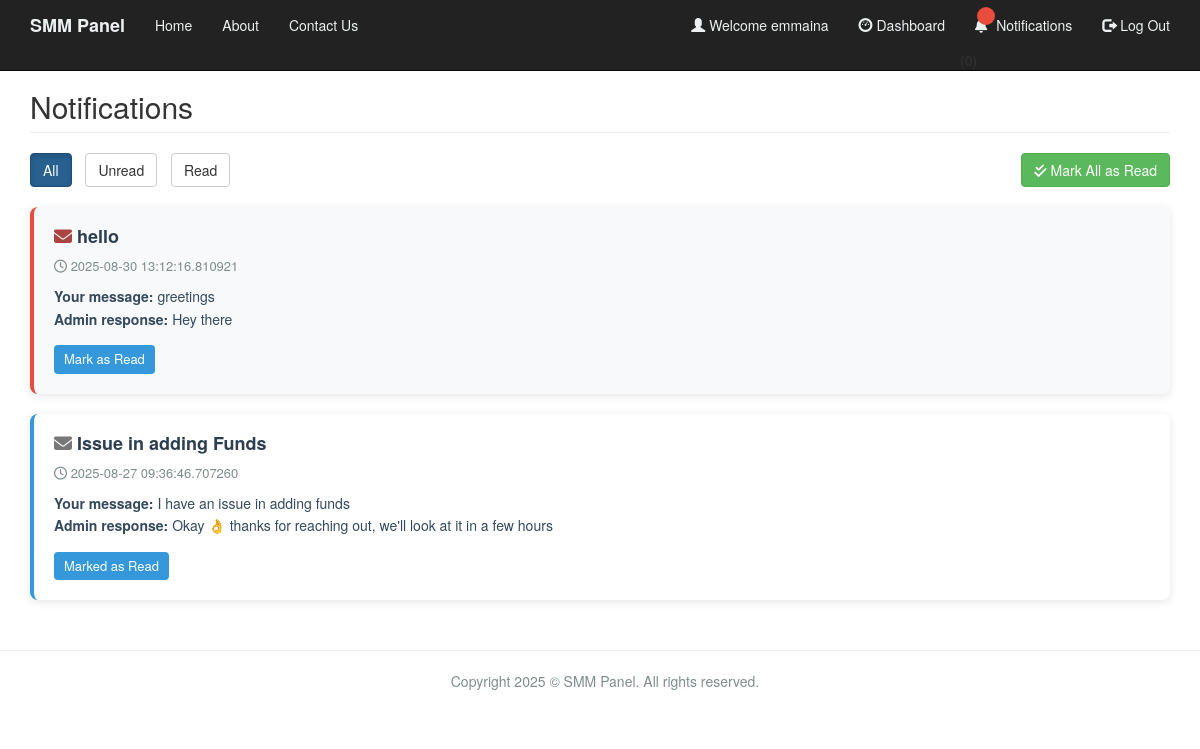
Page /notification.php (signed in) on the committed database.
### tables this page shows
CREATE TABLE `contact` (
  `id` int(11) NOT NULL,
  `Name` varchar(250) NOT NULL,
  `Email` varchar(250) NOT NULL,
  `Mobile` varchar(250) NOT NULL,
  `Subject` varchar(250) NOT NULL,
  `Message` varchar(250) NOT NULL,
  `Response` text DEFAULT NULL,
  `Status` enum('unread','read') DEFAULT 'unread',
  `created_at` timestamp(6) NOT NULL DEFAULT current_timestamp(6)
);

### notification.php (the view, shortened to what this page needs)
<?php
$conn = Connect();
$username = $_SESSION['login_user2'];
$query = "SELECT * FROM customer WHERE username = '$username'";
$result = mysqli_query($conn, $query);
?>
<!DOCTYPE html>
<html lang="en">
<head>
    <link rel="stylesheet" type = "text/css" href ="css/notification.css">
    <link rel="stylesheet" href="https://cdnjs.cloudflare.com/ajax/libs/font-awesome/6.4.0/css/all.min.css">
    <link rel="stylesheet" href="https://maxcdn.bootstrapcdn.com/bootstrap/3.4.1/css/bootstrap.min.css">
</head>
<body>
    <nav class="navbar navbar-inverse navbar-fixed-top">
        <div class="container">
            <div class="navbar-header">
                <a class="navbar-brand" href="index.php">SMM Panel</a>
            </div>
            <div class="collapse navbar-collapse" id="myNavbar">
                <ul class="nav navbar-nav">
                    <li><a href="index.php">Home</a></li>
                    <li><a href="aboutus.php">About</a></li>
                    <li><a href="contactus.php">Contact Us</a></li>
                </ul>
                <ul class="nav navbar-nav navbar-right">
                    <li><a href="#"><span class="glyphicon glyphicon-user"></span> Welcome <?php echo $_SESSION['login_user2']; ?> </a></li>
                    <li><a href="userdashboard.php"><span class="glyphicon glyphicon-dashboard"></span> Dashboard </a></li>
                    <li>
                        <a href="notification.php">
                            <span class="notification-icon">
                                <i class="fas fa-bell"></i>
                                <span class="notification-badge"></span>
                            </span>
                            Notifications
                        </a>
                    </li>
                    <li><a href="logout_u.php"><span class="glyphicon glyphicon-log-out"></span> Log Out </a></li>
                </ul>
            </div>
        </div>
    </nav>
    <div class="container">
        <div class="row">
            <div class="col-md-12">
                <h2 class="page-header">Notifications</h2>
                <div class="row">
                    <div class="col-md-6">
                        <div class="filter-buttons">
                            <button class="btn btn-primary btn-filter active" data-filter="all">All</button>
                            <button class="btn btn-default btn-filter" data-filter="unread">Unread</button>
                            <button class="btn btn-default btn-filter" data-filter="read">Read</button>
                        </div>
                    </div>
                    <div class="col-md-6 text-right">
                        <button class="btn btn-success mark-all-read">
                            <i class="fas fa-check-double"></i> Mark All as Read
                        </button>
                    </div>
                </div>
                <div class="notification-list">
                    <?php
                $username = $_SESSION['login_user2'];
                $sql_user = "SELECT email FROM customer WHERE username='$username'";
                $result_user = $conn->query($sql_user);
                if ($result_user && $result_user->num_rows > 0) {
                    $row_user = $result_user->fetch_assoc();
                    $user_email = $row_user['email'];
                    $sql_notifications = "SELECT id, Subject, Message, Response, Status, created_at
                                            FROM contact
                                            WHERE Email='$user_email' AND Response IS NOT NULL AND Response <> ''
                                            ORDER BY created_at DESC";
                    $result_notif = $conn->query($sql_notifications);
                    if ($result_notif && $result_notif->num_rows > 0) {
                        while ($notif = $result_notif->fetch_assoc()) {
                            $status = ($notif['Status'] == 'unread') ? 'unread' : 'read';
                            echo '<div class="notification-card '.$status.'" data-id="'.$notif['id'].'" data-status="'.$status.'">
                                    <h4 class="notification-title">
                                        <i class="fas fa-envelope '.($status=='unread'?'text-danger':'text-muted').'"></i> '.$notif['Subject'].'
                                    </h4>
                                    <div class="notification-time">
                                        <i class="far fa-clock"></i> '.$notif['created_at'].'
                                    </div>
                                    <div class="notification-content">
                                        <strong>Your message:</strong> '.$notif['Message'].'<br>
                                        <strong>Admin response:</strong> '.$notif['Response'].'
                                    </div>
                                    <div class="notification-actions">';
                            if ($status == 'unread') {
                                echo '<button class="btn-mark-read">Mark as Read</button>';
                            } else {
                                echo '<button class="btn-mark-read" disabled>Marked as Read</button>';
                            }
                            echo '</div></div>';
                        }
                    } else {
                        echo "<p style='text-align:center;'>No notifications yet.</p>";
                    }
                }
                ?>
                </div>
            </div>
        </div>
    </div>
    <footer>
        <div class="container">
            <p>Copyright 2025 &copy; SMM Panel. All rights reserved.</p>
        </div>
    </footer>
</body>
</html>

### css/notification.css (style rules this page uses)
body { padding-top: 50px; font-family: 'Segoe UI', Tahoma, Geneva, Verdana, sans-serif; background-color: #f8f9fa; color: #333; }
.navbar { background-color: #2c3e50; border: none; border-radius: 0; }
.navbar-brand { color: #ecf0f1 !important; font-weight: bold; }
.navbar-nav > li > a { color: #ecf0f1 !important; transition: color 0.3s; }
.notification-icon { position: relative; display: inline-block; margin-right: 5px; }
.notification-badge { position: absolute; top: -8px; right: -8px; background-color: #e74c3c; color: white; border-radius: 50%; width: 18px; height: 18px; font-size: 11px; display: flex; justify-content: center; align-items: center; font-weight: bold; }
.page-header { border-bottom: 2px solid #3498db; padding-bottom: 10px; margin-top: 30px; }
.notification-card { background: white; border-radius: 8px; box-shadow: 0 2px 10px rgba(0, 0, 0, 0.1); margin-bottom: 20px; padding: 20px; transition: transform 0.3s, box-shadow 0.3s; border-left: 4px solid #3498db; }
.notification-card.unread { border-left: 4px solid #e74c3c; background-color: #f8f9fa; }
.notification-title { font-weight: 600; color: #2c3e50; margin-top: 0; }
.notification-time { color: #7f8c8d; font-size: 13px; }
.notification-content { margin: 10px 0; color: #34495e; line-height: 1.6; }
.notification-actions { margin-top: 15px; }
.btn-mark-read { background-color: #3498db; color: white; border: none; padding: 5px 10px; border-radius: 4px; font-size: 13px; cursor: pointer; transition: background-color 0.3s; }
.filter-buttons { margin-bottom: 20px; }
.btn-filter { margin-right: 10px; border-radius: 20px; padding: 6px 15px; }
.mark-all-read { margin-bottom: 20px; }
footer { text-align: center; padding: 20px; margin-top: 30px; color: #7f8c8d; font-size: 14px; border-top: 1px solid #ecf0f1; }

### rows in the picture
contact: Subject "hello", created_at "2025-08-30 13:12:16.810921", Message "greetings", Response "Hey there", Status "Mark as Read"
contact: Subject "Issue in adding Funds", created_at "2025-08-27 09:36:46.707260", Message "I have an issue in adding funds", Response "Okay 👌 thanks for reaching out, we'll look at it in a few hours", Status "Marked as Read"

### other values in the picture
$_SESSION['login_user2'] "emmaina"
